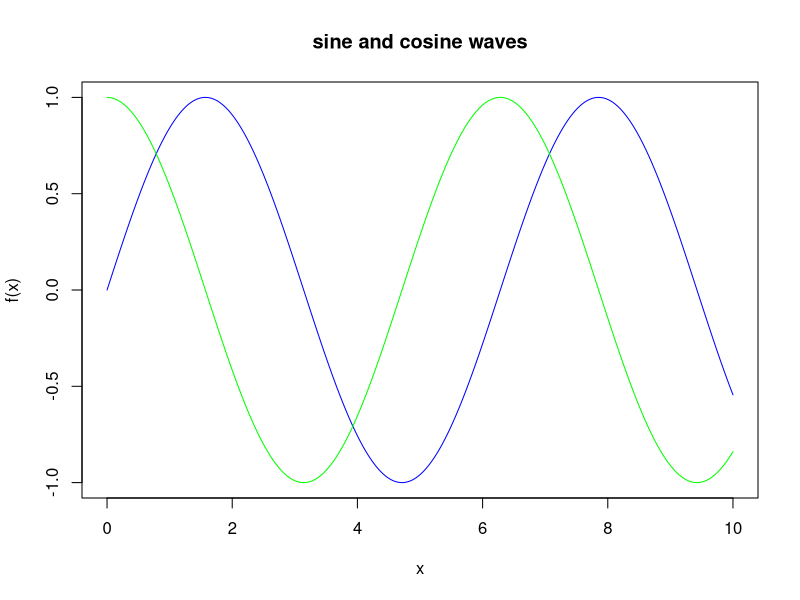

Recreate this plot in R.
#----------------------------------
#First script
#Aline Soterroni
#08 may, 2017
#----------------------------------
x <- seq(0,10,0.01)
y <- sin(x)
z <- cos(x)
plot(x,y,type="l",col="blue",ylab="f(x)")
lines(x,z,type="l",col="green")
title(main="sine and cosine waves")